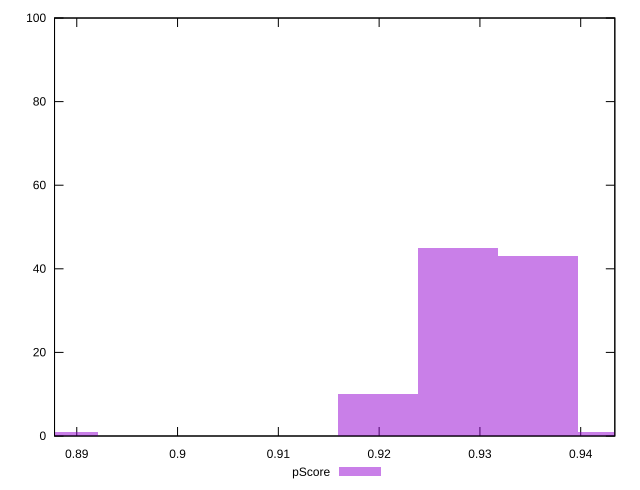

Generate this figure with gnuplot:
reset

$pScore <<EOF
0.943688781795452 1
0.8881776769839548 1
0.9278284661350242 45
0.9357586239652381 43
0.9198983083048103 10
EOF

set key outside below
set boxwidth 0.007930157830213882
set xrange [0.887794084686461:0.9433849507342112]
set yrange [0:100]
set trange [0:100]
set style fill transparent solid 0.5 noborder
set terminal svg size 640, 490 enhanced background rgb 'white'
set output "report_00008_2021-01-22T20:58:29.167/mainthread-work-breakdown/samples/pages+cached/pScore/histogram.svg"

plot $pScore title "pScore" with boxes

reset
